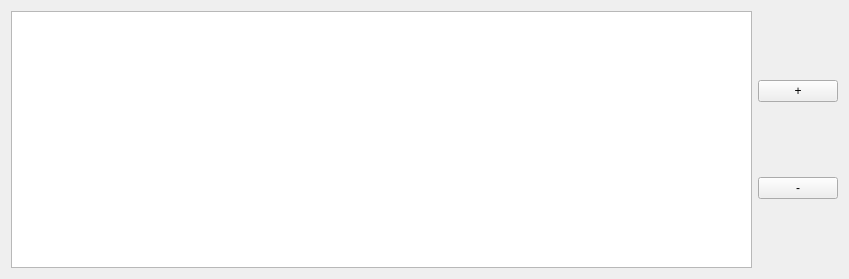
<?xml version="1.0" encoding="UTF-8"?>
<ui version="4.0">
 <class>Form</class>
 <widget class="QWidget" name="Form">
  <property name="geometry">
   <rect>
    <x>0</x>
    <y>0</y>
    <width>849</width>
    <height>279</height>
   </rect>
  </property>
  <property name="windowTitle">
   <string>Form</string>
  </property>
  <layout class="QGridLayout" name="gridLayout">
   <item row="0" column="0">
    <layout class="QHBoxLayout" name="horizontalLayout">
     <item>
      <widget class="QTableView" name="tableView"/>
     </item>
     <item>
      <layout class="QVBoxLayout" name="verticalLayout">
       <item>
        <spacer name="verticalSpacer_3">
         <property name="orientation">
          <enum>Qt::Vertical</enum>
         </property>
         <property name="sizeHint" stdset="0">
          <size>
           <width>20</width>
           <height>40</height>
          </size>
         </property>
        </spacer>
       </item>
       <item>
        <widget class="QPushButton" name="pushButton">
         <property name="text">
          <string>+</string>
         </property>
        </widget>
       </item>
       <item>
        <spacer name="verticalSpacer">
         <property name="orientation">
          <enum>Qt::Vertical</enum>
         </property>
         <property name="sizeHint" stdset="0">
          <size>
           <width>20</width>
           <height>40</height>
          </size>
         </property>
        </spacer>
       </item>
       <item>
        <widget class="QPushButton" name="pushButton_2">
         <property name="text">
          <string>-</string>
         </property>
        </widget>
       </item>
       <item>
        <spacer name="verticalSpacer_2">
         <property name="orientation">
          <enum>Qt::Vertical</enum>
         </property>
         <property name="sizeHint" stdset="0">
          <size>
           <width>20</width>
           <height>40</height>
          </size>
         </property>
        </spacer>
       </item>
      </layout>
     </item>
    </layout>
   </item>
  </layout>
 </widget>
 <resources/>
 <connections/>
</ui>
